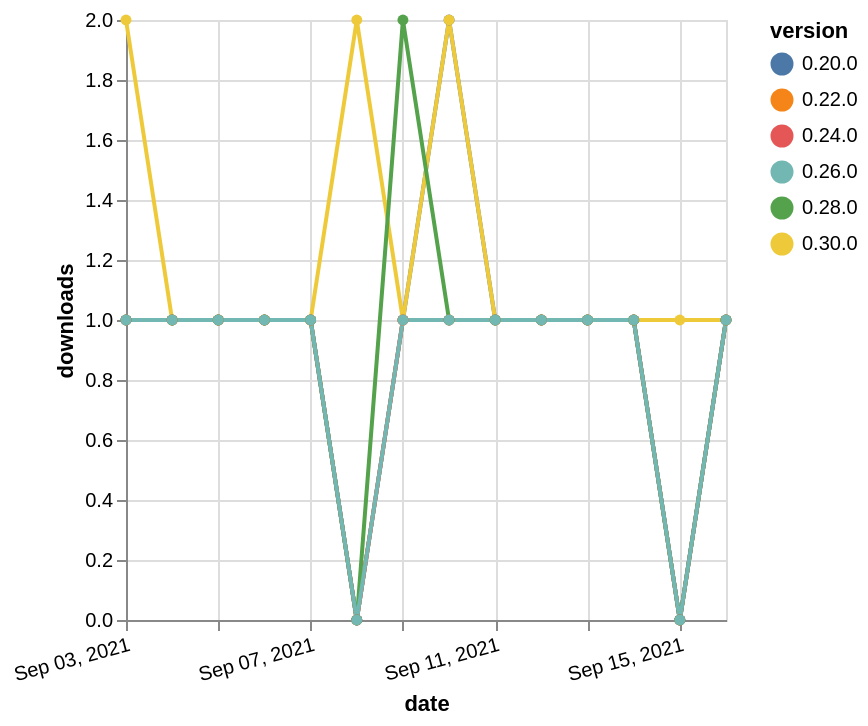

The Vega-Lite source for this figure:
### Vega-Lite specification from a JSON file in a GitHub repository (floating-point values rounded to 4 significant figures)
{"$schema": "https://vega.github.io/schema/vega-lite/v5.json", "description": "A simple bar chart with embedded data.", "data": {"values": [{"date": "2021-09-03", "total": 217, "delta": 1, "version": "0.20.0"}, {"date": "2021-09-04", "total": 218, "delta": 1, "version": "0.20.0"}, {"date": "2021-09-05", "total": 219, "delta": 1, "version": "0.20.0"}, {"date": "2021-09-06", "total": 220, "delta": 1, "version": "0.20.0"}, {"date": "2021-09-07", "total": 221, "delta": 1, "version": "0.20.0"}, {"date": "2021-09-08", "total": 221, "delta": 0, "version": "0.20.0"}, {"date": "2021-09-09", "total": 222, "delta": 1, "version": "0.20.0"}, {"date": "2021-09-10", "total": 224, "delta": 2, "version": "0.20.0"}, {"date": "2021-09-11", "total": 225, "delta": 1, "version": "0.20.0"}, {"date": "2021-09-12", "total": 226, "delta": 1, "version": "0.20.0"}, {"date": "2021-09-13", "total": 227, "delta": 1, "version": "0.20.0"}, {"date": "2021-09-14", "total": 228, "delta": 1, "version": "0.20.0"}, {"date": "2021-09-15", "total": 228, "delta": 0, "version": "0.20.0"}, {"date": "2021-09-16", "total": 229, "delta": 1, "version": "0.20.0"}, {"date": "2021-09-03", "total": 177, "delta": 1, "version": "0.22.0"}, {"date": "2021-09-04", "total": 178, "delta": 1, "version": "0.22.0"}, {"date": "2021-09-05", "total": 179, "delta": 1, "version": "0.22.0"}, {"date": "2021-09-06", "total": 180, "delta": 1, "version": "0.22.0"}, {"date": "2021-09-07", "total": 181, "delta": 1, "version": "0.22.0"}, {"date": "2021-09-08", "total": 181, "delta": 0, "version": "0.22.0"}, {"date": "2021-09-09", "total": 182, "delta": 1, "version": "0.22.0"}, {"date": "2021-09-10", "total": 183, "delta": 1, "version": "0.22.0"}, {"date": "2021-09-11", "total": 184, "delta": 1, "version": "0.22.0"}, {"date": "2021-09-12", "total": 185, "delta": 1, "version": "0.22.0"}, {"date": "2021-09-13", "total": 186, "delta": 1, "version": "0.22.0"}, {"date": "2021-09-14", "total": 187, "delta": 1, "version": "0.22.0"}, {"date": "2021-09-15", "total": 187, "delta": 0, "version": "0.22.0"}, {"date": "2021-09-16", "total": 188, "delta": 1, "version": "0.22.0"}, {"date": "2021-09-03", "total": 115, "delta": 2, "version": "0.30.0"}, {"date": "2021-09-04", "total": 116, "delta": 1, "version": "0.30.0"}, {"date": "2021-09-05", "total": 117, "delta": 1, "version": "0.30.0"}, {"date": "2021-09-06", "total": 118, "delta": 1, "version": "0.30.0"}, {"date": "2021-09-07", "total": 119, "delta": 1, "version": "0.30.0"}, {"date": "2021-09-08", "total": 121, "delta": 2, "version": "0.30.0"}, {"date": "2021-09-09", "total": 122, "delta": 1, "version": "0.30.0"}, {"date": "2021-09-10", "total": 124, "delta": 2, "version": "0.30.0"}, {"date": "2021-09-11", "total": 125, "delta": 1, "version": "0.30.0"}, {"date": "2021-09-12", "total": 126, "delta": 1, "version": "0.30.0"}, {"date": "2021-09-13", "total": 127, "delta": 1, "version": "0.30.0"}, {"date": "2021-09-14", "total": 128, "delta": 1, "version": "0.30.0"}, {"date": "2021-09-15", "total": 129, "delta": 1, "version": "0.30.0"}, {"date": "2021-09-16", "total": 130, "delta": 1, "version": "0.30.0"}, {"date": "2021-09-03", "total": 165, "delta": 1, "version": "0.24.0"}, {"date": "2021-09-04", "total": 166, "delta": 1, "version": "0.24.0"}, {"date": "2021-09-05", "total": 167, "delta": 1, "version": "0.24.0"}, {"date": "2021-09-06", "total": 168, "delta": 1, "version": "0.24.0"}, {"date": "2021-09-07", "total": 169, "delta": 1, "version": "0.24.0"}, {"date": "2021-09-08", "total": 169, "delta": 0, "version": "0.24.0"}, {"date": "2021-09-09", "total": 170, "delta": 1, "version": "0.24.0"}, {"date": "2021-09-10", "total": 171, "delta": 1, "version": "0.24.0"}, {"date": "2021-09-11", "total": 172, "delta": 1, "version": "0.24.0"}, {"date": "2021-09-12", "total": 173, "delta": 1, "version": "0.24.0"}, {"date": "2021-09-13", "total": 174, "delta": 1, "version": "0.24.0"}, {"date": "2021-09-14", "total": 175, "delta": 1, "version": "0.24.0"}, {"date": "2021-09-15", "total": 175, "delta": 0, "version": "0.24.0"}, {"date": "2021-09-16", "total": 176, "delta": 1, "version": "0.24.0"}, {"date": "2021-09-03", "total": 164, "delta": 1, "version": "0.28.0"}, {"date": "2021-09-04", "total": 165, "delta": 1, "version": "0.28.0"}, {"date": "2021-09-05", "total": 166, "delta": 1, "version": "0.28.0"}, {"date": "2021-09-06", "total": 167, "delta": 1, "version": "0.28.0"}, {"date": "2021-09-07", "total": 168, "delta": 1, "version": "0.28.0"}, {"date": "2021-09-08", "total": 168, "delta": 0, "version": "0.28.0"}, {"date": "2021-09-09", "total": 170, "delta": 2, "version": "0.28.0"}, {"date": "2021-09-10", "total": 171, "delta": 1, "version": "0.28.0"}, {"date": "2021-09-11", "total": 172, "delta": 1, "version": "0.28.0"}, {"date": "2021-09-12", "total": 173, "delta": 1, "version": "0.28.0"}, {"date": "2021-09-13", "total": 174, "delta": 1, "version": "0.28.0"}, {"date": "2021-09-14", "total": 175, "delta": 1, "version": "0.28.0"}, {"date": "2021-09-15", "total": 175, "delta": 0, "version": "0.28.0"}, {"date": "2021-09-16", "total": 176, "delta": 1, "version": "0.28.0"}, {"date": "2021-09-03", "total": 143, "delta": 1, "version": "0.26.0"}, {"date": "2021-09-04", "total": 144, "delta": 1, "version": "0.26.0"}, {"date": "2021-09-05", "total": 145, "delta": 1, "version": "0.26.0"}, {"date": "2021-09-06", "total": 146, "delta": 1, "version": "0.26.0"}, {"date": "2021-09-07", "total": 147, "delta": 1, "version": "0.26.0"}, {"date": "2021-09-08", "total": 147, "delta": 0, "version": "0.26.0"}, {"date": "2021-09-09", "total": 148, "delta": 1, "version": "0.26.0"}, {"date": "2021-09-10", "total": 149, "delta": 1, "version": "0.26.0"}, {"date": "2021-09-11", "total": 150, "delta": 1, "version": "0.26.0"}, {"date": "2021-09-12", "total": 151, "delta": 1, "version": "0.26.0"}, {"date": "2021-09-13", "total": 152, "delta": 1, "version": "0.26.0"}, {"date": "2021-09-14", "total": 153, "delta": 1, "version": "0.26.0"}, {"date": "2021-09-15", "total": 153, "delta": 0, "version": "0.26.0"}, {"date": "2021-09-16", "total": 154, "delta": 1, "version": "0.26.0"}]}, "width": "container", "mark": {"type": "line", "point": {"filled": true}}, "encoding": {"x": {"field": "date", "type": "temporal", "timeUnit": "yearmonthdate", "title": "date", "axis": {"labelAngle": -15}}, "y": {"field": "delta", "type": "quantitative", "title": "downloads"}, "color": {"field": "version", "type": "nominal"}, "tooltip": {"field": "delta"}}}
